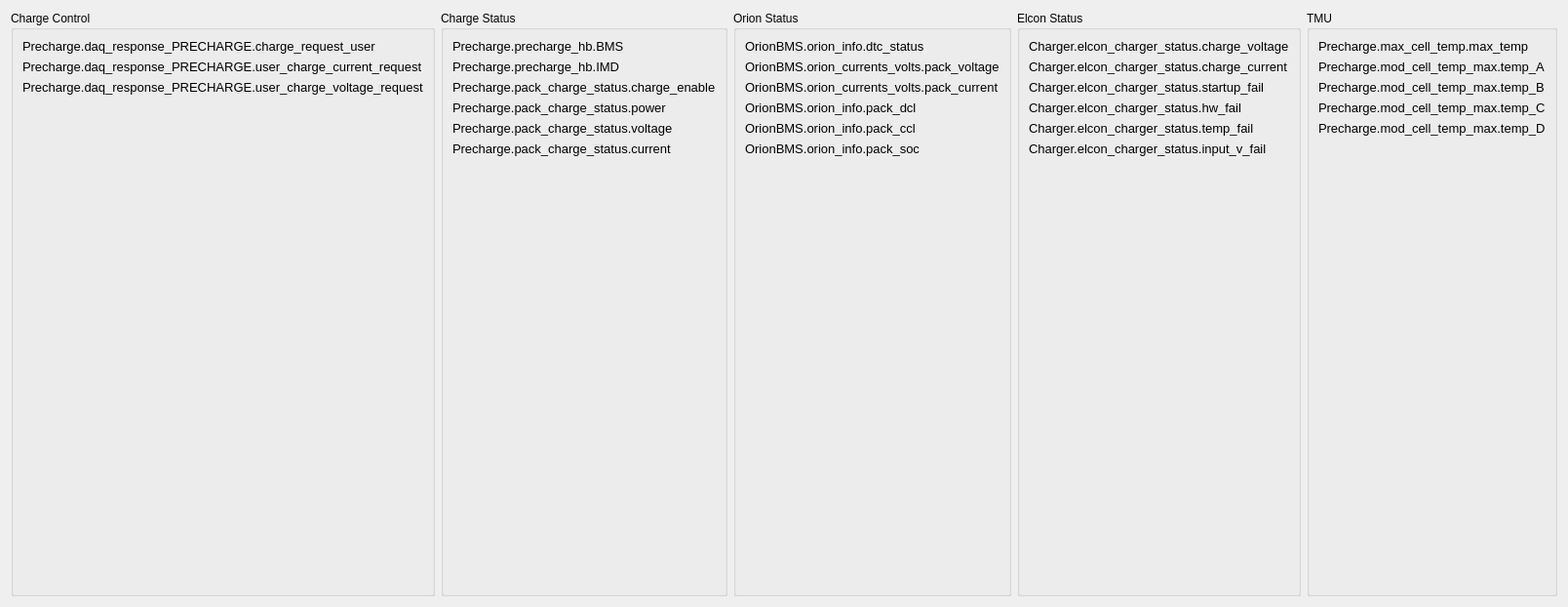
<?xml version="1.0" encoding="UTF-8"?>
<ui version="4.0">
 <class>chargeViewer</class>
 <widget class="QWidget" name="chargeViewer">
  <property name="geometry">
   <rect>
    <x>0</x>
    <y>0</y>
    <width>1484</width>
    <height>622</height>
   </rect>
  </property>
  <property name="sizePolicy">
   <sizepolicy hsizetype="Preferred" vsizetype="Preferred">
    <horstretch>0</horstretch>
    <verstretch>0</verstretch>
   </sizepolicy>
  </property>
  <property name="windowTitle">
   <string>Form</string>
  </property>
  <property name="toolTip">
   <string extracomment="A "/>
  </property>
  <layout class="QHBoxLayout" name="horizontalLayout">
   <item>
    <widget class="QGroupBox" name="groupBox_4">
     <property name="font">
      <font>
       <weight>50</weight>
       <bold>false</bold>
      </font>
     </property>
     <property name="title">
      <string>Charge Control</string>
     </property>
     <layout class="QVBoxLayout" name="verticalLayout_4">
      <item>
       <widget class="DAQVariableDisplay" name="label_17">
        <property name="font">
         <font>
          <pointsize>10</pointsize>
         </font>
        </property>
        <property name="text">
         <string>Precharge.daq_response_PRECHARGE.charge_request_user</string>
        </property>
       </widget>
      </item>
      <item>
       <widget class="DAQVariableDisplay" name="label_18">
        <property name="font">
         <font>
          <pointsize>10</pointsize>
         </font>
        </property>
        <property name="text">
         <string>Precharge.daq_response_PRECHARGE.user_charge_current_request</string>
        </property>
       </widget>
      </item>
      <item>
       <widget class="DAQVariableDisplay" name="label_19">
        <property name="font">
         <font>
          <pointsize>10</pointsize>
         </font>
        </property>
        <property name="text">
         <string>Precharge.daq_response_PRECHARGE.user_charge_voltage_request</string>
        </property>
       </widget>
      </item>
      <item>
       <spacer name="verticalSpacer_2">
        <property name="orientation">
         <enum>Qt::Vertical</enum>
        </property>
        <property name="sizeHint" stdset="0">
         <size>
          <width>20</width>
          <height>40</height>
         </size>
        </property>
       </spacer>
      </item>
     </layout>
    </widget>
   </item>
   <item>
    <widget class="QGroupBox" name="groupBox_3">
     <property name="font">
      <font>
       <weight>50</weight>
       <bold>false</bold>
      </font>
     </property>
     <property name="title">
      <string>Charge Status</string>
     </property>
     <layout class="QVBoxLayout" name="verticalLayout_3">
      <item>
       <widget class="CANVariableDisplay" name="label_31">
        <property name="font">
         <font>
          <pointsize>10</pointsize>
         </font>
        </property>
        <property name="text">
         <string>Precharge.precharge_hb.BMS</string>
        </property>
       </widget>
      </item>
      <item>
       <widget class="CANVariableDisplay" name="label_30">
        <property name="font">
         <font>
          <pointsize>10</pointsize>
         </font>
        </property>
        <property name="text">
         <string>Precharge.precharge_hb.IMD</string>
        </property>
       </widget>
      </item>
      <item>
       <widget class="CANVariableDisplay" name="label_14">
        <property name="font">
         <font>
          <pointsize>10</pointsize>
         </font>
        </property>
        <property name="text">
         <string>Precharge.pack_charge_status.charge_enable</string>
        </property>
       </widget>
      </item>
      <item>
       <widget class="CANVariableDisplay" name="label_11">
        <property name="font">
         <font>
          <pointsize>10</pointsize>
         </font>
        </property>
        <property name="text">
         <string>Precharge.pack_charge_status.power</string>
        </property>
       </widget>
      </item>
      <item>
       <widget class="CANVariableDisplay" name="label_15">
        <property name="font">
         <font>
          <pointsize>10</pointsize>
         </font>
        </property>
        <property name="text">
         <string>Precharge.pack_charge_status.voltage</string>
        </property>
       </widget>
      </item>
      <item>
       <widget class="CANVariableDisplay" name="label_16">
        <property name="font">
         <font>
          <pointsize>10</pointsize>
         </font>
        </property>
        <property name="text">
         <string>Precharge.pack_charge_status.current</string>
        </property>
       </widget>
      </item>
      <item>
       <spacer name="verticalSpacer">
        <property name="orientation">
         <enum>Qt::Vertical</enum>
        </property>
        <property name="sizeHint" stdset="0">
         <size>
          <width>20</width>
          <height>40</height>
         </size>
        </property>
       </spacer>
      </item>
     </layout>
    </widget>
   </item>
   <item>
    <widget class="QGroupBox" name="groupBox_5">
     <property name="font">
      <font>
       <weight>50</weight>
       <bold>false</bold>
      </font>
     </property>
     <property name="title">
      <string>Orion Status</string>
     </property>
     <layout class="QVBoxLayout" name="verticalLayout_5">
      <item>
       <widget class="CANVariableDisplay" name="label_20">
        <property name="font">
         <font>
          <pointsize>10</pointsize>
         </font>
        </property>
        <property name="text">
         <string>OrionBMS.orion_info.dtc_status</string>
        </property>
       </widget>
      </item>
      <item>
       <widget class="CANVariableDisplay" name="label_23">
        <property name="font">
         <font>
          <pointsize>10</pointsize>
         </font>
        </property>
        <property name="text">
         <string>OrionBMS.orion_currents_volts.pack_voltage</string>
        </property>
       </widget>
      </item>
      <item>
       <widget class="CANVariableDisplay" name="label_24">
        <property name="font">
         <font>
          <pointsize>10</pointsize>
         </font>
        </property>
        <property name="text">
         <string>OrionBMS.orion_currents_volts.pack_current</string>
        </property>
       </widget>
      </item>
      <item>
       <widget class="CANVariableDisplay" name="label_12">
        <property name="font">
         <font>
          <pointsize>10</pointsize>
         </font>
        </property>
        <property name="text">
         <string>OrionBMS.orion_info.pack_dcl</string>
        </property>
       </widget>
      </item>
      <item>
       <widget class="CANVariableDisplay" name="label_21">
        <property name="font">
         <font>
          <pointsize>10</pointsize>
         </font>
        </property>
        <property name="text">
         <string>OrionBMS.orion_info.pack_ccl</string>
        </property>
       </widget>
      </item>
      <item>
       <widget class="CANVariableDisplay" name="label_22">
        <property name="font">
         <font>
          <pointsize>10</pointsize>
         </font>
        </property>
        <property name="text">
         <string>OrionBMS.orion_info.pack_soc</string>
        </property>
       </widget>
      </item>
      <item>
       <spacer name="verticalSpacer_3">
        <property name="orientation">
         <enum>Qt::Vertical</enum>
        </property>
        <property name="sizeHint" stdset="0">
         <size>
          <width>20</width>
          <height>40</height>
         </size>
        </property>
       </spacer>
      </item>
     </layout>
    </widget>
   </item>
   <item>
    <widget class="QGroupBox" name="groupBox_6">
     <property name="font">
      <font>
       <weight>50</weight>
       <bold>false</bold>
      </font>
     </property>
     <property name="title">
      <string>Elcon Status</string>
     </property>
     <layout class="QVBoxLayout" name="verticalLayout_6">
      <item>
       <widget class="CANVariableDisplay" name="label_25">
        <property name="font">
         <font>
          <pointsize>10</pointsize>
         </font>
        </property>
        <property name="text">
         <string>Charger.elcon_charger_status.charge_voltage</string>
        </property>
       </widget>
      </item>
      <item>
       <widget class="CANVariableDisplay" name="label_26">
        <property name="font">
         <font>
          <pointsize>10</pointsize>
         </font>
        </property>
        <property name="text">
         <string>Charger.elcon_charger_status.charge_current</string>
        </property>
       </widget>
      </item>
      <item>
       <widget class="CANVariableDisplay" name="label_27">
        <property name="font">
         <font>
          <pointsize>10</pointsize>
         </font>
        </property>
        <property name="text">
         <string>Charger.elcon_charger_status.startup_fail</string>
        </property>
       </widget>
      </item>
      <item>
       <widget class="CANVariableDisplay" name="label_13">
        <property name="font">
         <font>
          <pointsize>10</pointsize>
         </font>
        </property>
        <property name="text">
         <string>Charger.elcon_charger_status.hw_fail</string>
        </property>
       </widget>
      </item>
      <item>
       <widget class="CANVariableDisplay" name="label_28">
        <property name="font">
         <font>
          <pointsize>10</pointsize>
         </font>
        </property>
        <property name="text">
         <string>Charger.elcon_charger_status.temp_fail</string>
        </property>
       </widget>
      </item>
      <item>
       <widget class="CANVariableDisplay" name="label_29">
        <property name="font">
         <font>
          <pointsize>10</pointsize>
         </font>
        </property>
        <property name="text">
         <string>Charger.elcon_charger_status.input_v_fail</string>
        </property>
       </widget>
      </item>
      <item>
       <spacer name="verticalSpacer_4">
        <property name="orientation">
         <enum>Qt::Vertical</enum>
        </property>
        <property name="sizeHint" stdset="0">
         <size>
          <width>20</width>
          <height>40</height>
         </size>
        </property>
       </spacer>
      </item>
     </layout>
    </widget>
   </item>
   <item>
    <widget class="QGroupBox" name="groupBox_7">
     <property name="font">
      <font>
       <weight>50</weight>
       <bold>false</bold>
      </font>
     </property>
     <property name="title">
      <string>TMU</string>
     </property>
     <layout class="QVBoxLayout" name="verticalLayout_7">
      <item>
       <widget class="CANVariableDisplay" name="label_32">
        <property name="font">
         <font>
          <pointsize>10</pointsize>
         </font>
        </property>
        <property name="text">
         <string>Precharge.max_cell_temp.max_temp</string>
        </property>
       </widget>
      </item>
      <item>
       <widget class="CANVariableDisplay" name="label_33">
        <property name="font">
         <font>
          <pointsize>10</pointsize>
         </font>
        </property>
        <property name="text">
         <string>Precharge.mod_cell_temp_max.temp_A</string>
        </property>
       </widget>
      </item>
      <item>
       <widget class="CANVariableDisplay" name="label_34">
        <property name="font">
         <font>
          <pointsize>10</pointsize>
         </font>
        </property>
        <property name="text">
         <string>Precharge.mod_cell_temp_max.temp_B</string>
        </property>
       </widget>
      </item>
      <item>
       <widget class="CANVariableDisplay" name="label_35">
        <property name="font">
         <font>
          <pointsize>10</pointsize>
         </font>
        </property>
        <property name="text">
         <string>Precharge.mod_cell_temp_max.temp_C</string>
        </property>
       </widget>
      </item>
      <item>
       <widget class="CANVariableDisplay" name="label_36">
        <property name="font">
         <font>
          <pointsize>10</pointsize>
         </font>
        </property>
        <property name="text">
         <string>Precharge.mod_cell_temp_max.temp_D</string>
        </property>
       </widget>
      </item>
      <item>
       <spacer name="verticalSpacer_5">
        <property name="orientation">
         <enum>Qt::Vertical</enum>
        </property>
        <property name="sizeHint" stdset="0">
         <size>
          <width>20</width>
          <height>40</height>
         </size>
        </property>
       </spacer>
      </item>
     </layout>
    </widget>
   </item>
  </layout>
 </widget>
 <customwidgets>
  <customwidget>
   <class>CANVariableDisplay</class>
   <extends>QLabel</extends>
   <header>display_widgets.variables.can_variable_display</header>
  </customwidget>
  <customwidget>
   <class>DAQVariableDisplay</class>
   <extends>QLabel</extends>
   <header>display_widgets.variables.daq_variable_display</header>
  </customwidget>
 </customwidgets>
 <resources/>
 <connections/>
</ui>
